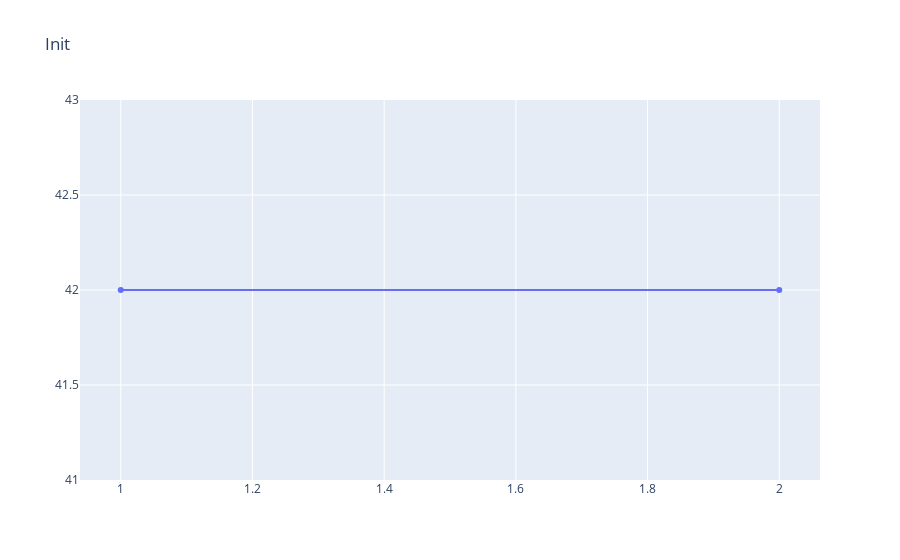

The notebook cell this image was saved under:
### Code cell
import pandas as pd
import numpy as np
import datetime as dt

import findspark
findspark.init()
import pyspark
from pyspark.sql import SparkSession
from pyspark.sql.functions import *
from pyspark.sql.types import *
from pyspark.ml.feature import VectorAssembler, StringIndexer
from pyspark.ml.clustering import *
from pyspark.ml.evaluation import *
from pyspark.ml.tuning import CrossValidator, ParamGridBuilder
from pyspark.ml.stat import Correlation
from pyspark.ml import Pipeline

# iplot won't work because I've not installed the extension
import chart_studio.plotly as ply
import plotly.offline as plyoff
import plotly.graph_objects as go
import plotly.subplots as plysub

plyoff.init_notebook_mode(connected=True)
init = go.Figure(data=[go.Scatter(x=[1,2], y=[42,42])], layout=go.Layout(title='Init'))
plyoff.iplot(init)

### Figure 1 — Plotly figure (JSON) as saved in the notebook; plotly's stock layout.template omitted (floating-point values rounded to 4 significant figures)
{"data": [{"type": "scatter", "x": [1, 2], "y": [42, 42]}], "layout": {"title": {"text": "Init"}}}
